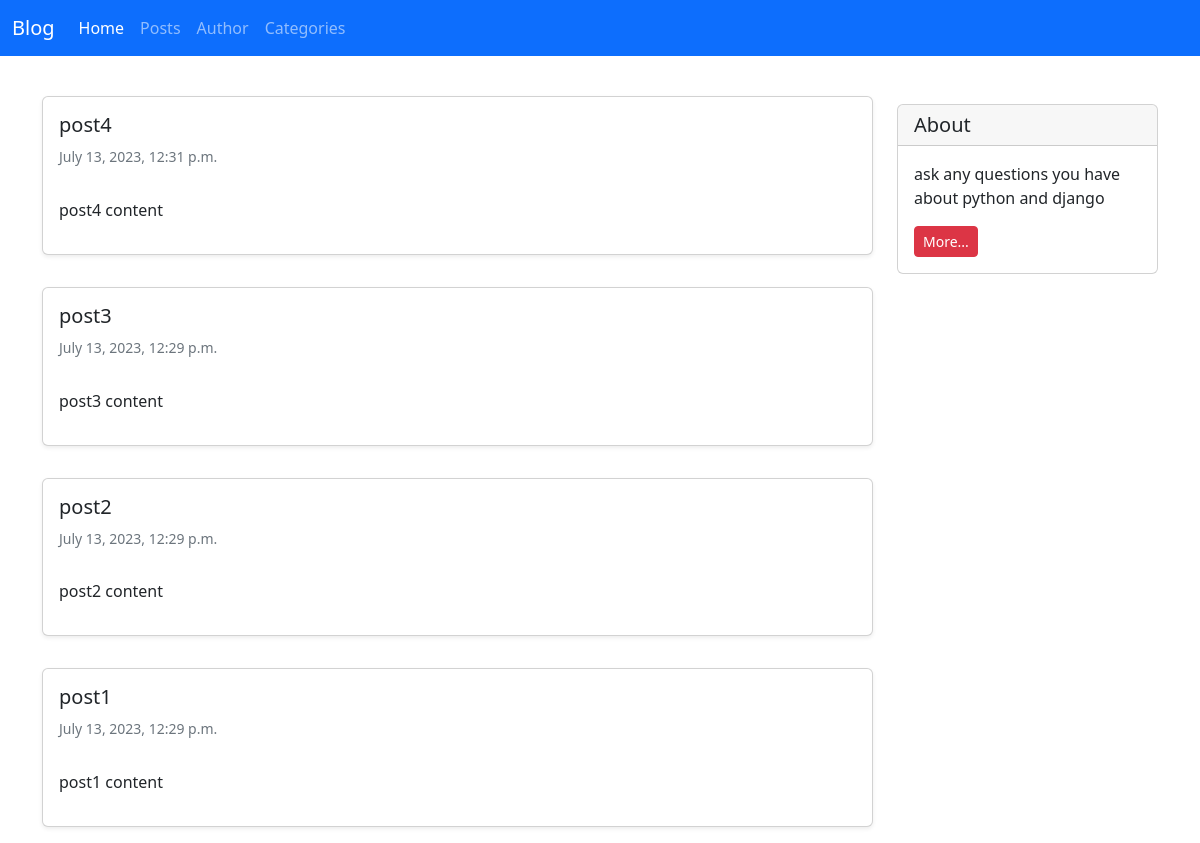
The app's page /posts/, older data.
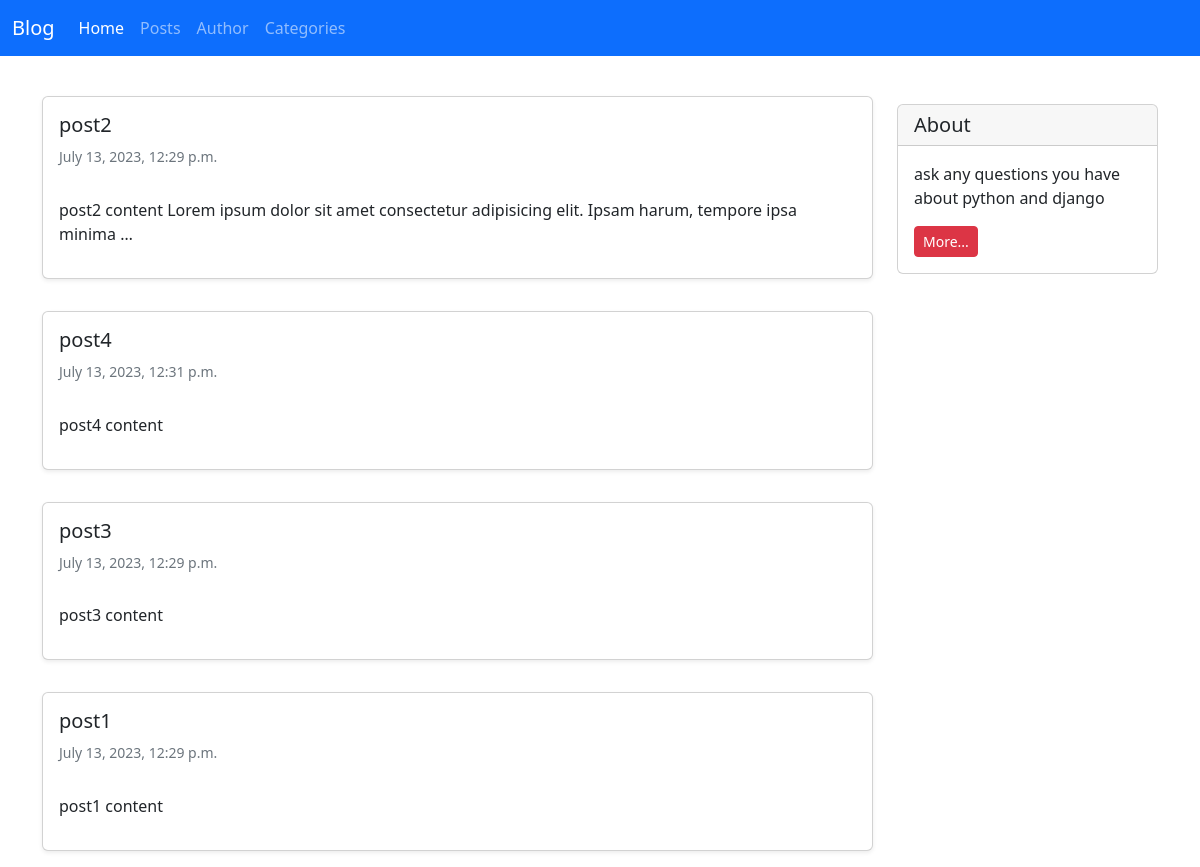
The same page, newer data.
### blog/models.py (models this page shows, shortened)
class Post(models.Model):
    STATUS_CHOISES = (
        ('pub', 'Published'),
        ('drf', 'Draft'),
    )
    title = models.CharField(max_length=100)
    text = models.TextField()
    author = models.ForeignKey(Author, on_delete=models.PROTECT)
    datetime_created = models.DateTimeField(auto_now_add=True)
    datetime_modified = models.DateTimeField(auto_now=True)
    status = models.CharField(choices=STATUS_CHOISES, max_length=3)
    category = models.ForeignKey("blog.Category", on_delete=models.PROTECT)

### blog/views.py (the view)
# urls.py: path('posts/', post_list_view, name='posts_list'),
def post_list_view(request, category=None):
    if category:
        posts_list = Post.objects.filter(status='pub', category__id=category).order_by('-datetime_modified')
    else:
        posts_list = Post.objects.filter(status='pub').order_by('-datetime_modified')
    return render(request, 'blog/posts_list.html', {'posts_list': posts_list})

### templates/blog/posts_list.html (shortened to what this page needs)
{% extends '_base.html' %}
{% block content %}
<div class="container mt-4">
    <div class="row">
        <div class="col-9">
            {% if posts_list %}
                {% for post in posts_list %}
                    <a href="{% url 'post_detail' post.id %}" class="card-link">
                        <div class="card shadow-sm my-3">
                            <div class="card-body">
                                <h5 class="card-title">{{ post.title }}</h5>
                                <h6 class="card-subtitle mb-2 text-muted small py-2">{{ post.datetime_created }}</h6>
                                <p class="card-text py-3">
                                    {{ post.text|truncatewords:15 }}
                                </p>
                            </div>
                        </div>
                    </a>
                {% endfor %}
            {% else %}
                <h1 class="text-bold shadow-sm">No Data Found 404!</h1>
            {% endif %}
        </div>
        <div class="col-3">
                <div class="card my-4">
                    <h5 class="card-header">About</h5>
                    <div class="card-body">
                        <p class="card-text">ask any questions you have about python and django</p>
                        <a href="#"
                           class="btn btn-sm btn-danger">
                            More...
                        </a>
                    </div>
                </div>
        </div>
    </div>
</div>
{% endblock %}

Row changes from the older to the newer data that the page shows:
changed Post "post2": text "post2 content" → "post2 content Lorem ipsum dolor sit amet consectetur adipisicing elit. Ipsam harum, tempore ipsa minima …"; moves up the list
